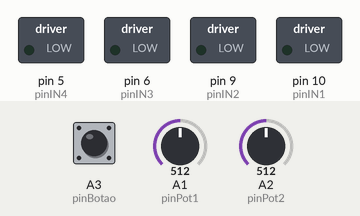
Simulated run of this sketch. Board: Arduino Uno, built with avr-gcc and run on an emulated ATmega328P. Parts: switched loads named in the sketch (green lamp = pin HIGH). Inputs (shaded band) come from the test bench; at power-on: A1 (pinPot1) = 512, A2 (pinPot2) = 512, A3 (pinBotao) HIGH.

Above: at 1.2 s.
1.3 s: A1 (pinPot1) set to 716
At 2.1 s:
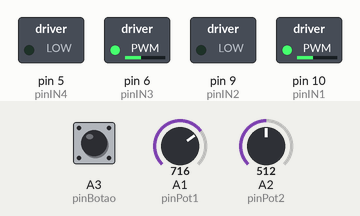
2.8 s: A2 (pinPot2) set to 716
At 3.2 s:
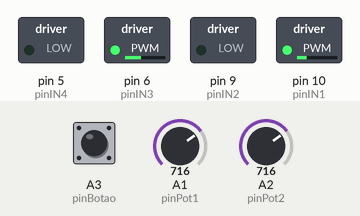
4.3 s: A3 (pinBotao) pulled LOW for 0.15 s
At 5.1 s:
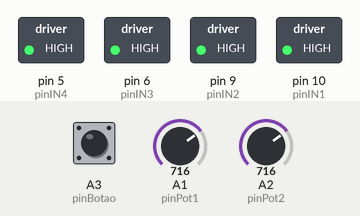
5.9 s: A3 (pinBotao) pulled LOW for 1 s
At 7.5 s:
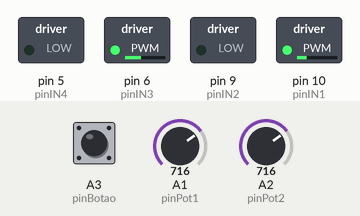
8.4 s: A1 (pinPot1) set to 900
At 8.7 s:
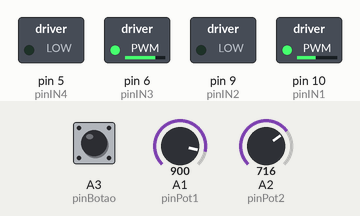
9.9 s: A2 (pinPot2) set to 900
At 11.0 s:
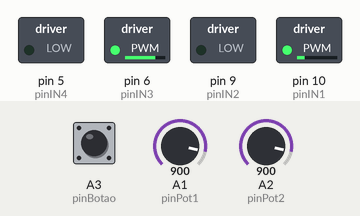
Timing chart, 0 to 12.4 s (numbered marks = the images above; inputs shaded):
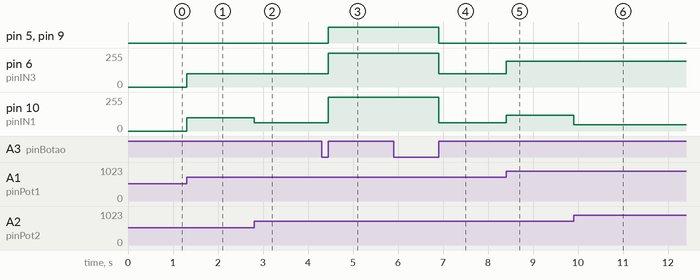

The sketch:

Carro_Robo_-_Que_desvia_de_obstaculo.ino
```cpp
//*************** Definição dos Pinos ***********************
#define pinIN1 10    //Motor 1
#define pinIN2 9     //Motor 1
#define pinIN3 6     //Motor 2
#define pinIN4 5     //Motor 2
#define pinPot1  A1  //Potenciometro Frente e Reverso
#define pinPot2  A2  //Potenciometro Direito e Esquerdo
#define pinBotao A3  //Botao


//*************** Variaveis para controle do botao  ************
boolean botaoAnt = HIGH;
boolean botao    = HIGH;


//*************** Variaveis para registro do estado do Joystick  ************
int pot1 = 512;
int pot2 = 512;
boolean botao1 = false;


//*************** Variaveis para controle da direção ************
int pDireita  = 100;
int pEsquerda = 100;


void setup() {
  pinMode(pinIN1, OUTPUT);
  pinMode(pinIN2, OUTPUT);
  pinMode(pinIN3, OUTPUT);
  pinMode(pinIN4, OUTPUT);
  pinMode(pinBotao, INPUT_PULLUP);
}


void loop() {

  //Leitura do Joystick (potenciometros)
  pot1 = analogRead(pinPot1);
  pot2 = analogRead(pinPot2);

  //Leitura do Botao do Joystick
  botao = digitalRead(pinBotao);
  if (botao && (botao != botaoAnt)) {
     botao1 = !botao1;
  }
  botaoAnt = botao;


  if (botao1) {
     //Aciona o freio
     digitalWrite(pinIN1, HIGH);
     digitalWrite(pinIN2, HIGH);
     digitalWrite(pinIN3, HIGH);
     digitalWrite(pinIN4, HIGH);
  } else {

     //Controle da direção
     if (pot2 < 512) {
        //Esquerda
        pDireita  = 100;
        pEsquerda = map(pot2, 511, 0, 100, 0);
     } else {
        //Direita
        pDireita  = map(pot2, 512, 1023, 100, 0);
        pEsquerda = 100;
     }

     if (pot1 < 512) {
        //Reverso
        int velocidade = map(pot1, 511, 0, 0, 255);

        analogWrite(pinIN1, 0);
        analogWrite(pinIN2, velocidade * pDireita / 100);

        analogWrite(pinIN3, 0);
        analogWrite(pinIN4, velocidade * pEsquerda / 100);
     } else {
        //Para frente
        int velocidade = map(pot1, 512, 1023, 0, 255);

        analogWrite(pinIN1, velocidade * pDireita / 100);
        analogWrite(pinIN2, 0);

        analogWrite(pinIN3, velocidade * pEsquerda / 100);
        analogWrite(pinIN4, 0);
     }
  }
}
```

Measured:
- after the input at 1.3 s, pin 6 (pinIN3), pin 10 (pinIN1): 0/255 → 101/255 at once
- after the input at 2.8 s, pin 10 (pinIN1): 101/255 → 61/255 at once
- after the input at 4.3 s, pin 5 (pinIN4), pin 9 (pinIN2): LOW → HIGH after 0.15 s; pin 6 (pinIN3): 101/255 → 255/255 after 0.15 s; pin 10 (pinIN1): 61/255 → 255/255 after 0.15 s
- after the input at 5.9 s, pin 5 (pinIN4), pin 9 (pinIN2): HIGH → LOW after 1.0 s; pin 6 (pinIN3): 255/255 → 101/255 after 1.0 s; pin 10 (pinIN1): 255/255 → 61/255 after 1.0 s
- after the input at 8.4 s, pin 6 (pinIN3): 101/255 → 193/255 at once; pin 10 (pinIN1): 61/255 → 117/255 at once
- after the input at 9.9 s, pin 10 (pinIN1): 117/255 → 48/255 at once
